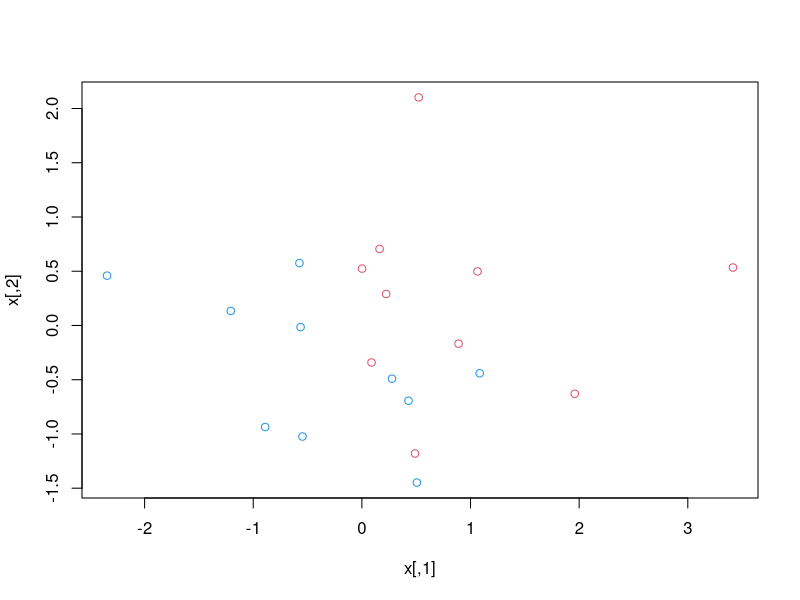

The R script that drew this image:
## ---- chunk 1

#Import the librararies for the SVM
library(e1071)


set.seed(1234)

x<-matrix(rnorm(20*2), ncol=2)
y<-c(rep(-1,10), rep(1,10))

x[y==1,] <- x[y==1,] + 1

plot(x, col=(3-y))
